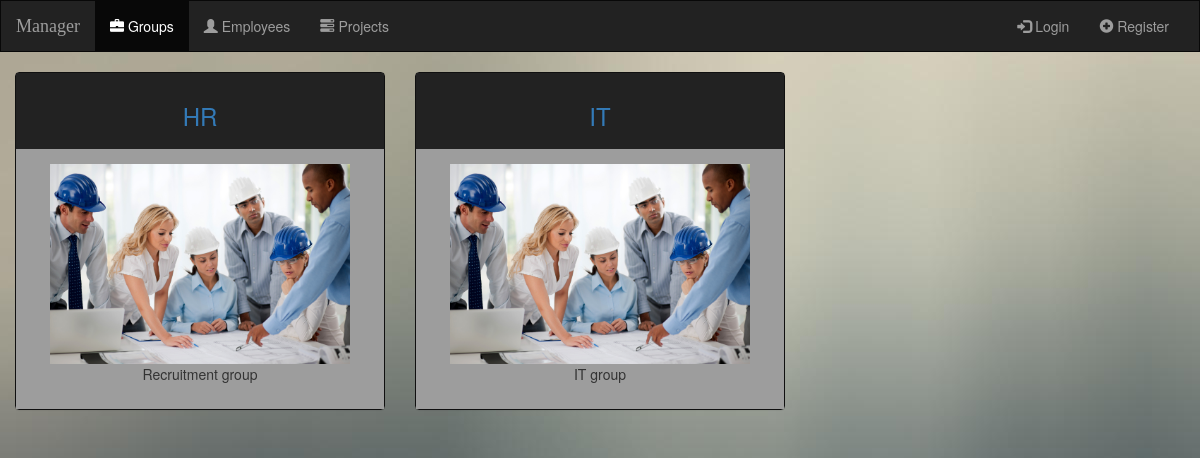
Screenshot of /manager/groups/ with the database file from the repository.
### manager/models.py (models this page shows, shortened)
class Group(models.Model):
    name = models.CharField(max_length=100)
    description = models.CharField(max_length=500)
    photo = models.FileField()

### manager/views.py (the view)
class GroupsView(generic.ListView):
    template_name = 'manager/groups.html'
    model = Group
    context_object_name = 'groups'

### manager/templatetags/ifmatches.py (called while the page is built)
@register.tag
def ifmatches(parser, token):
    lst = token.split_contents()
    val = lst[1]
    regex = lst[2]
    nodelist_true = parser.parse(('else','endifmatches',))
    token = parser.next_token()
    if token.contents == 'else':
        nodelist_false = parser.parse(('endifmatches',))
        parser.delete_first_token()
    else:
        nodelist_false = template.NodeList()
    return MatchesRegexNode(nodelist_true, nodelist_false, val, regex)

    def render(self, context):
        val = self.val.resolve(context)
        if re.search(self.regex, val):
            return self.nodelist_true.render(context)
        else:
            return self.nodelist_false.render(context)

### manager/templates/manager/groups.html (shortened to what this page needs)
{% extends 'manager/base.html' %}
{% load staticfiles %}
{% block body %}
    <div class="row content">
    {% if groups %}
        {% for group in groups %}
            <div class="col-sm-12 col-md-6 col-lg-4 text-center">
            <div class="panel panel-default">
                <div class="panel-heading">
                    <a href="{% url 'manager:group' group.id %}">
                        <h3>{{ group.name }}</h3>
                    </a>
                </div>
                <div class="panel-body">
                    <div class="col-sm-12 text-center">
                        {% if group.photo %}
                            <img src="{{ group.photo.url }}" class="img-responsive">
                        {% else %}
                            <img src="{% static "manager/images/group.gif" %}" class="img-responsive">
                        {% endif %}
                    </div>
                    <div class="col-sm-12 text-center">
                        <p>{{ group.description }}</p>
                    </div>
                </div>
            </div>
        </div>
        {% endfor %}
    {% endif %}
    </div>
{% endblock %}

### manager/static/manager/style.css (style rules this page uses)
body { background: white url("images/background3.jpg"); background-attachment: fixed; }
.row { margin: 0 0; }
.panel-default { border-color: #101010; }
.panel-heading { border-radius: 0; }
.panel-default>.panel-heading { background-color: #222222; color: #9D9D9D; border: none; }
.panel-default>.panel-body { background-color: #9D9D9D; }
.panel-body>.col-sm-12>img { max-height: 200px; display: inline; }

### rows the page displays
Group: name "HR", photo (picture), description "Recruitment group"
Group: name "IT", photo (picture), description "IT group"
